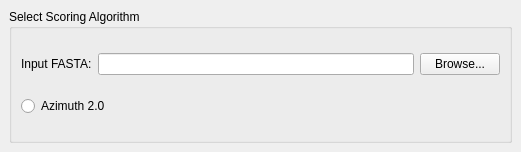
<?xml version="1.0" encoding="UTF-8"?>
<ui version="4.0">
 <class>MainWindow</class>
 <widget class="QMainWindow" name="MainWindow">
  <property name="geometry">
   <rect>
    <x>0</x>
    <y>0</y>
    <width>521</width>
    <height>152</height>
   </rect>
  </property>
  <property name="windowTitle">
   <string>MainWindow</string>
  </property>
  <widget class="QWidget" name="centralwidget">
   <layout class="QGridLayout" name="gridLayout">
    <item row="0" column="0">
     <widget class="QGroupBox" name="groupBox">
      <property name="title">
       <string>Select Scoring Algorithm</string>
      </property>
      <layout class="QGridLayout" name="gridLayout_2">
       <item row="0" column="1">
        <widget class="QLineEdit" name="fasta_edit"/>
       </item>
       <item row="1" column="0" colspan="2">
        <widget class="QRadioButton" name="azimuth_button">
         <property name="text">
          <string>Azimuth 2.0</string>
         </property>
        </widget>
       </item>
       <item row="0" column="0">
        <widget class="QLabel" name="fasta_label">
         <property name="text">
          <string>Input FASTA:</string>
         </property>
        </widget>
       </item>
       <item row="0" column="2">
        <widget class="QPushButton" name="browse_button">
         <property name="text">
          <string>Browse...</string>
         </property>
        </widget>
       </item>
      </layout>
     </widget>
    </item>
   </layout>
  </widget>
 </widget>
 <resources/>
 <connections/>
</ui>
